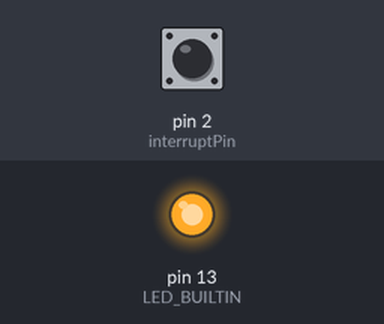
Recording of a sketch running on a simulated Arduino Uno, built with avr-gcc and run on an emulated ATmega328P. Shown: output pins drawn as LEDs (lit = HIGH). The inputs (shaded band) are chosen by the test bench; at power-on: pin 2 (interruptPin) HIGH. Sleep ends after the set time or at an interrupt; the sensor or clock chip raises its interrupt line as the real part does; what the sketch prints to the serial monitor is not drawn.

Above: at 2.5 s.
At 5.5 s:
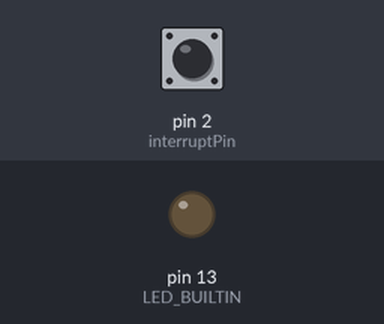
Timing chart, 0 to 7.9 s (numbered marks = the images above):
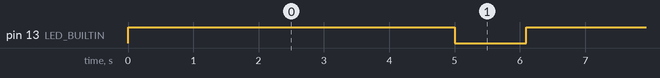

Measured:
- by itself, pin 13 (LED_BUILTIN): alternates HIGH for 5.0 s and LOW for 1.1 s

The sketch:

DS3231-tests.ino
```cpp
#include <avr/sleep.h>
#include <DS3232RTC.h>

#define interruptPin 2
DS3232RTC rtc;

void setup(){
  Serial.begin(115200);
  pinMode(LED_BUILTIN, OUTPUT);
  pinMode (interruptPin, INPUT_PULLUP);
  digitalWrite(LED_BUILTIN, HIGH);

  rtc.squareWave(SQWAVE_NONE);

//  Serial.println(rtc.get());

  rtc.alarm( ALARM_1 ); // makes sure A1F is cleared (see datasheet p.14)
  rtc.setAlarm( ALM1_EVERY_SECOND, 0, 0, 0, 0 ); // match seconds = 1 fois par minute // match minutes = 1 fois par heure

  // attachInterrupt(0, testprint, FALLING);
}

void loop(){

//  Serial.println("ok");
//  digitalWrite(LED_BUILTIN, HIGH);
  delay(5000);
//  Serial.println("5sec later");
  Going_To_Sleep();
}

void Going_To_Sleep(){

  //digitalWrite(LED_BUILTIN, LOW); // éteind la led

//  rtc.alarm( ALARM_1 ); // makes sure A1F is cleared (see datasheet p.14)
//  rtc.setAlarm( ALM1_EVERY_SECOND, 0, 0, 0, 0 ); // match seconds = 1 fois par minute // match minutes = 1 fois par heure
//  Serial.println("sleep enable");
  sleep_enable(); //activation du mode sleep
  attachInterrupt(0, wakeUp, LOW); // Interrupt pour le réveil su le pin d2
//  Serial.println("sleep mode");
  set_sleep_mode(SLEEP_MODE_PWR_DOWN); // mode sleep --> power down
  digitalWrite(LED_BUILTIN, LOW); // éteind la led

  delay(1000); // Attends une seconde
  sleep_cpu(); // passage en mode sleep

  Serial.println("just woke up !");
  digitalWrite(LED_BUILTIN, HIGH);
}

void wakeUp(){

  Serial.println("Interrupt fired");
  sleep_disable();

  //rtc.alarm( ALARM_1 ); // makes sure A1F is cleared (see datasheet p.14)
  //rtc.setAlarm( ALM1_MATCH_SECONDS, 0, 0, 0, 0 ); // match seconds = 1 fois par minute // match minutes = 1 fois par heure

  detachInterrupt(0);
}
```
